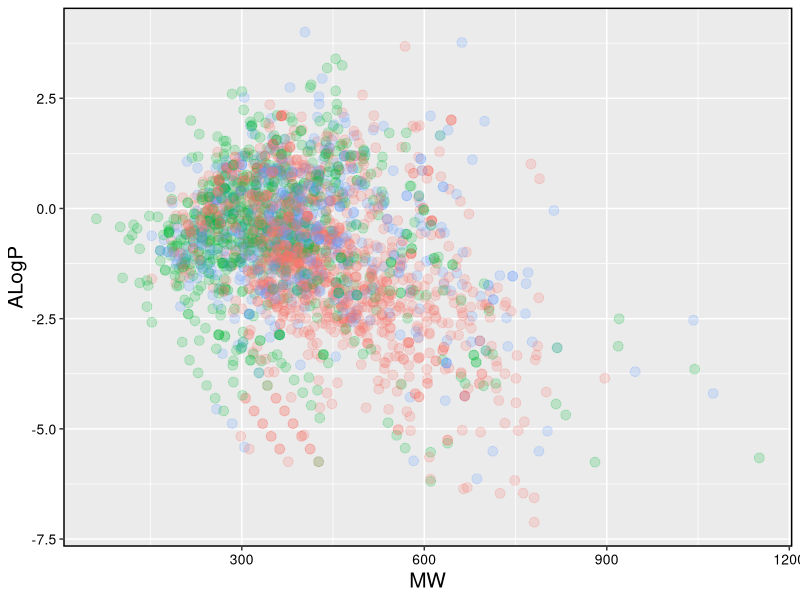
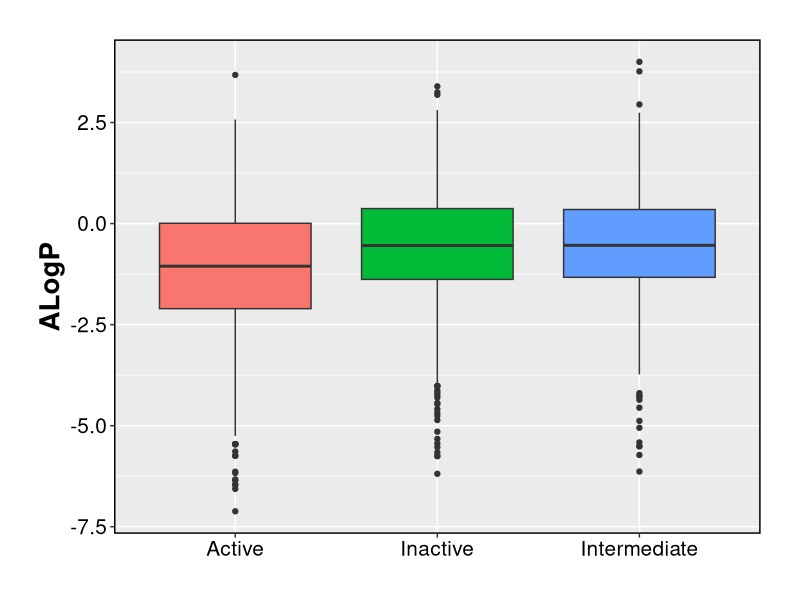
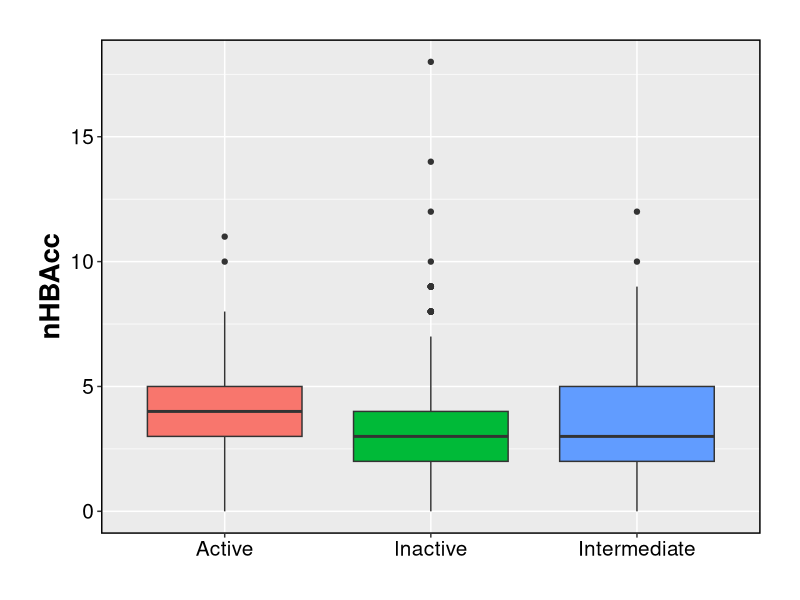
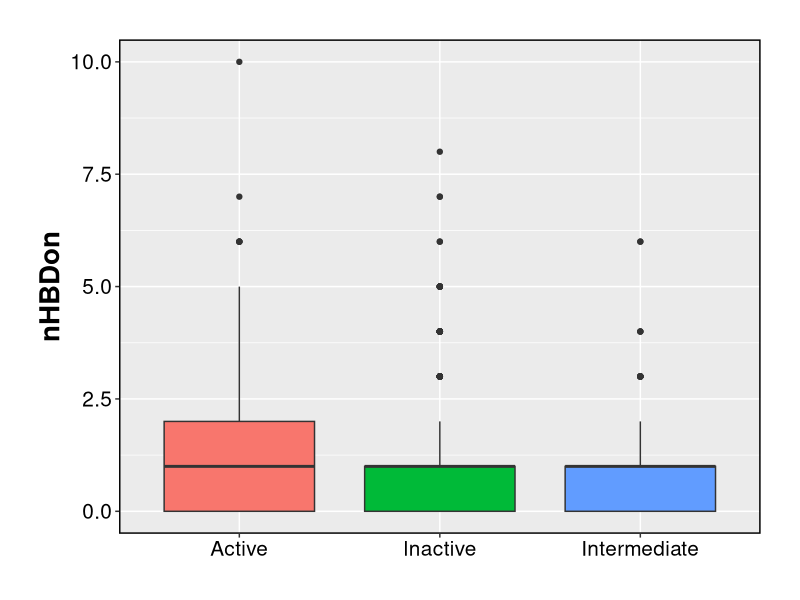
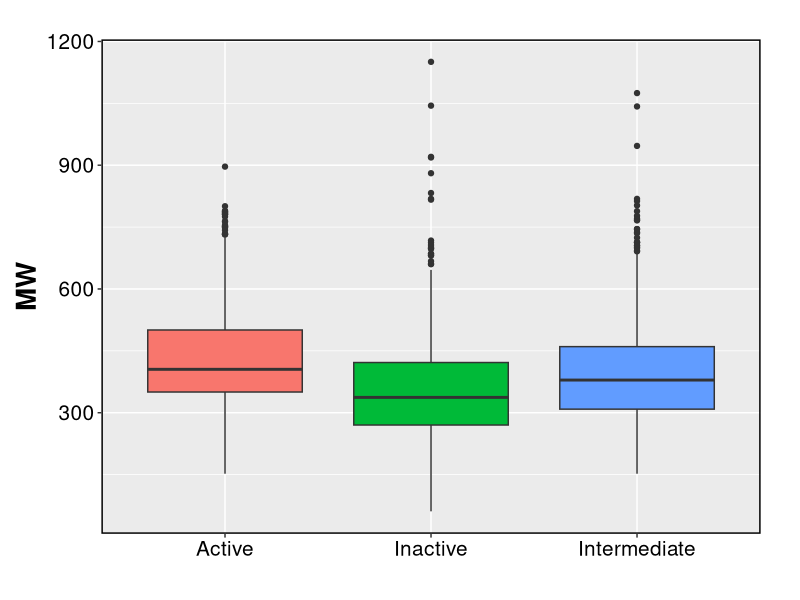

Generate these figures, in order, with R:
## ---- chunk 1
data <- read.csv("Lipinski_descriptors.csv")
IC50_nm <- data$STANDARD_VALUE
IC50 <- as.numeric(IC50_nm)*10^-9
pIC50 <- -log10(IC50)
descriptors_name <- c("ALogP", "nHBAcc", "nHBDon", "MW")
descriptors <- data[, descriptors_name]
#data_classification <- cbind(pIC50, descriptors)
Activity <- ifelse(pIC50 > 6, "Active",
                      ifelse((pIC50 <= 6) & (pIC50 < 5), "Inactive", 
                             "Intermediate"))
Activity <- data.frame(Activity)

## ---- chunk 2
library(ggplot2)
data_2 <- cbind(Activity, descriptors)
data_2 <- na.omit(data_2)
data_plot <- data.frame(data_2)
p <- ggplot(data_plot, aes(MW, ALogP))
p <- p + geom_point(aes(colour = factor(Activity)), size = 3, alpha = 0.2)
p <- p + theme(legend.position = ("none"),
           panel.border = element_rect(linetype = "solid",
                                       colour = "black", fill = NA, size = 1),
           axis.text.x = element_text(colour = "black", size = 10),
           axis.text.y = element_text(colour = "black", size = 10),
           axis.title.x = element_text(colour = "black", size = 15),
           axis.title.y = element_text(colour = "black", size = 15)
           )
print(p)
## ---- chunk 3

p_1 <- ggplot(data_plot, aes(factor(Activity), ALogP))
p_1 <- p_1 + geom_boxplot(aes(fill = factor(Activity)))
p_1 <- p_1 + theme(legend.position = ("none"),
                   panel.border = element_rect(linetype = "solid",
                                               colour = "black", fill = NA, size = 1),
                   axis.text.x = element_text(colour = "black", size = 15),
                   axis.text.y = element_text(colour = "black", size = 15),
                   plot.margin = unit(c(1, 1, 1, 1), "cm"),
                   axis.title.y = element_text(size = 20, face = "bold"),
                   axis.title.x = element_blank())

print(p_1)
## ---- chunk 4

p_2 <- ggplot(data_plot, aes(factor(Activity), nHBAcc))
p_2 <- p_2 + geom_boxplot(aes(fill = factor(Activity)))
p_2 <- p_2 + theme(legend.position = ("none"),
                   panel.border = element_rect(linetype = "solid",
                                               colour = "black", fill = NA, size = 1),
                   axis.text.x = element_text(colour = "black", size = 15),
                   axis.text.y = element_text(colour = "black", size = 15),
                   plot.margin = unit(c(1, 1, 1, 1), "cm"),
                   axis.title.y = element_text(size = 20, face = "bold"),
                   axis.title.x = element_blank())
print(p_2)
## ---- chunk 5

p_3 <- ggplot(data_plot, aes(factor(Activity), nHBDon))
p_3 <- p_3 + geom_boxplot(aes(fill = factor(Activity)))
p_3 <- p_3 + theme(legend.position = ("none"),
                   panel.border = element_rect(linetype = "solid",
                                               colour = "black", fill = NA, size = 1),
                   axis.text.x = element_text(colour = "black", size = 15),
                   axis.text.y = element_text(colour = "black", size = 15),
                   plot.margin = unit(c(1, 1, 1, 1), "cm"),
                   axis.title.y = element_text(size = 20, face = "bold"),
                   axis.title.x = element_blank())
print(p_3)
## ---- chunk 6


p_4 <- ggplot(data_plot, aes(factor(Activity), MW))
p_4 <- p_4 + geom_boxplot(aes(fill = factor(Activity)))
p_4 <- p_4 + theme(legend.position = ("none"),
                   panel.border = element_rect(linetype = "solid",
                                               colour = "black", fill = NA, size = 1),
                   axis.text.x = element_text(colour = "black", size = 15),
                   axis.text.y = element_text(colour = "black", size = 15),
                   plot.margin = unit(c(1, 1, 1, 0.4), "cm"),
                   axis.title.y = element_text(size = 20, face = "bold"),
                   axis.title.x = element_blank()) 

print(p_4)
